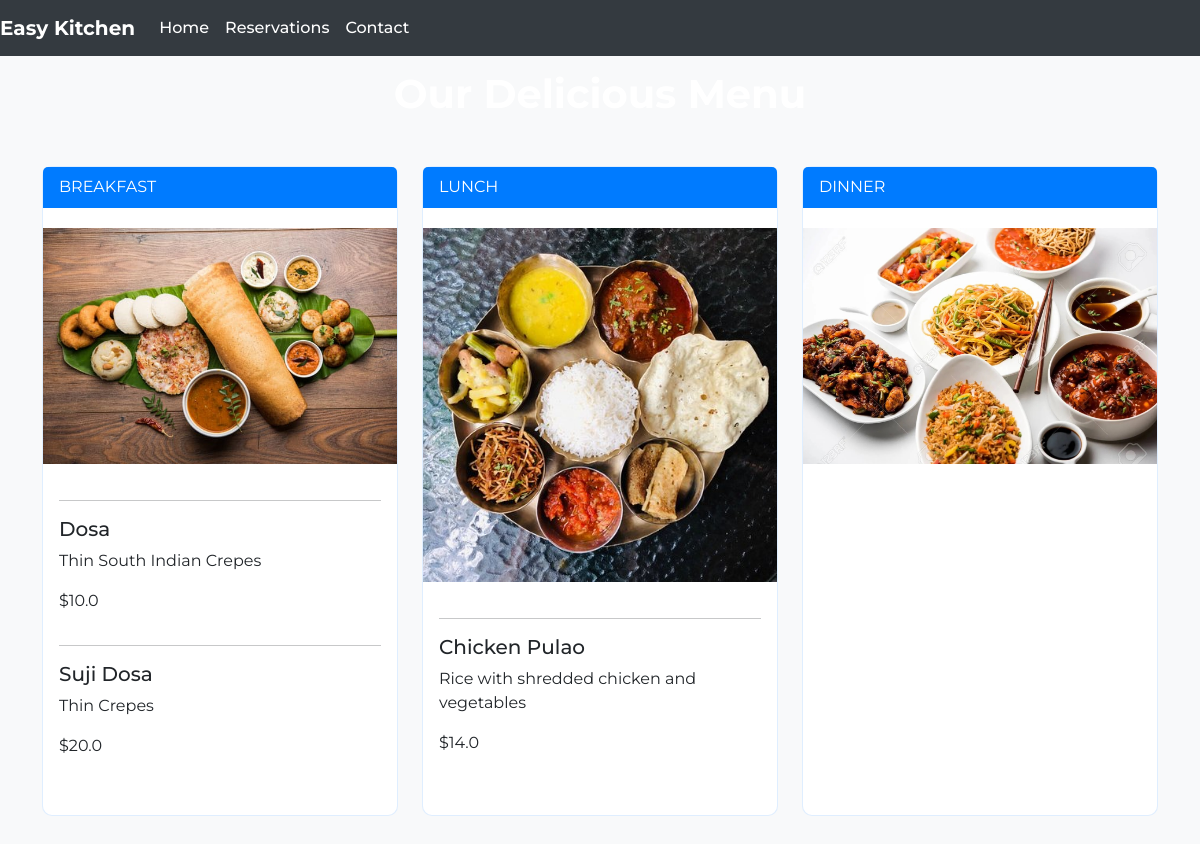
The app's page /menu/, older data.
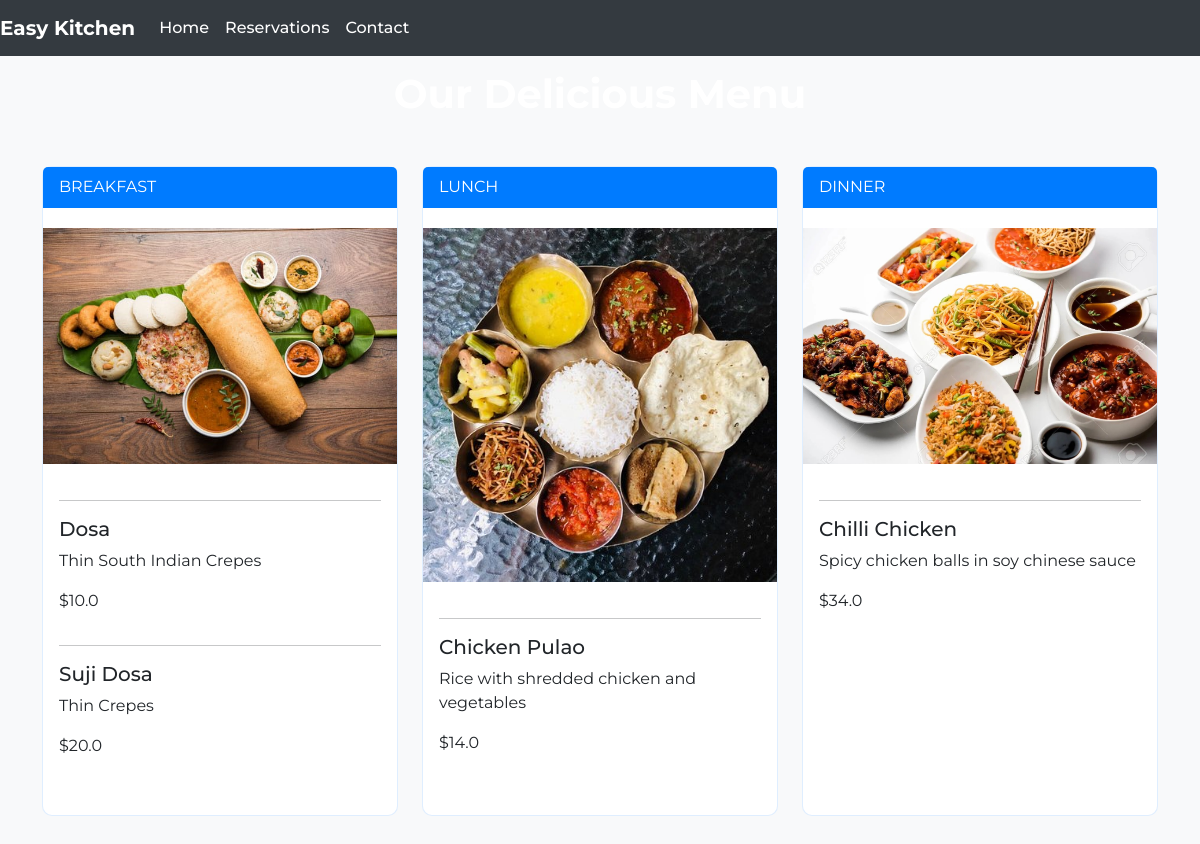
The same page, newer data.
### rms_app/models.py (models this page shows)
class Menu_Items(models.Model):
    class Menu_Section(models.TextChoices):
        Breakfast = "BreakFast"
        Lunch = "Lunch"
        Dinner = "Dinner"
    section = models.CharField(Menu_Section.choices,max_length=20)
    name = models.CharField(max_length=65)
    description = models.TextField()
    price = models.FloatField()

### rms_app/views.py (the view)
# urls.py: path('menu/',views.menu,name ="menu"),
def menu(request):
    menu_items = Menu_Items.objects.all()
    breakfast_items = []
    lunch_items = []
    dinner_items = []
    for item in menu_items:
        if item.section == "BreakFast":
            breakfast_items.append(item)
        elif item.section == "Lunch":
            lunch_items.append(item)
        else:
            dinner_items.append(item)
    return render(request,"rms_app/menu.html",{"breakfast_items":breakfast_items,"lunch_items":lunch_items,"dinner_items":dinner_items})

### rms_app/templates/rms_app/menu.html (shortened to what this page needs)
<!DOCTYPE html>
<html lang="en">
{%load static%}
<head>
    <link rel="stylesheet" href="https://cdn.jsdelivr.net/npm/bootstrap@5.3.2/dist/css/bootstrap.min.css">
</head>
<body>
    <nav class="navbar navbar-expand-lg navbar-dark fixed-top">
        <a class="navbar-brand" >Easy Kitchen</a>
        <div class="collapse navbar-collapse" id="navbarResponsive">
            <ul class="navbar-nav ml-auto">
                <li class="nav-item">
                    <a class="nav-link" href="{% url 'rms_app:home' %}">Home</a>
                </li>
                <li class="nav-item">
                    <a class="nav-link" href="{% url 'rms_app:reservations' %}">Reservations</a>
                </li>
                <li class="nav-item">
                    <a class="nav-link" href="#">Contact</a>
                </li>
            </ul>
        </div>
    </nav>
    <header>
        <h1>Our Delicious Menu</h1>
    </header>
    <div class="container">
        <div class="row">
            <div class="col-lg-4">
                <div class="card">
                    <div class="card-header">BREAKFAST</div>
                    <img src="{% static 'rms_app/images/Indian-Breakfast.jpg' %}" class="card-img-top" alt="Menu Item Image">
                    <div class="card-body">
                    {% for item in breakfast_items %}
                    <hr>
                      <h5 class="card-title">{{item.name}}</h5>
                      <p class="card-text">{{item.description}}</p>
                      <p class="card-text">${{item.price}}</p>
                      {% endfor %}
                    </div>
                </div>
            </div>
            <div class="col-lg-4">
                <div class="card">
                    <div class="card-header">LUNCH</div>
                    <img src="{% static 'rms_app/images/photo3jpg.jpg' %}" class="card-img-top" alt="Menu Item Image">
                    <div class="card-body">
                    {% for item in lunch_items %}
                    <hr>
                      <h5 class="card-title">{{item.name}}</h5>
                      <p class="card-text">{{item.description}}</p>
                      <p class="card-text">${{item.price}}</p>
                      {% endfor %}
                    </div>
                </div>
            </div>
            <div class="col-lg-4">
                <div class="card">
                    <div class="card-header">DINNER</div>
                    <img src="{% static 'rms_app/images/image2.jpg' %}" class="card-img-top" alt="Menu Item Image">
                    <div class="card-body">
                    {% for item in dinner_items %}
                    <hr>
                      <h5 class="card-title">{{item.name}}</h5>
                      <p class="card-text">{{item.description}}</p>
                      <p class="card-text">${{item.price}}</p>
                    {% endfor %}
                    </div>
                </div>
            </div>
        </div>
    </div>
</body>
</html>

Row changes from the older to the newer data that the page shows:
added Menu_Items: name "Chilli Chicken", description "Spicy chicken balls in soy chinese sauce", price "34.0"
